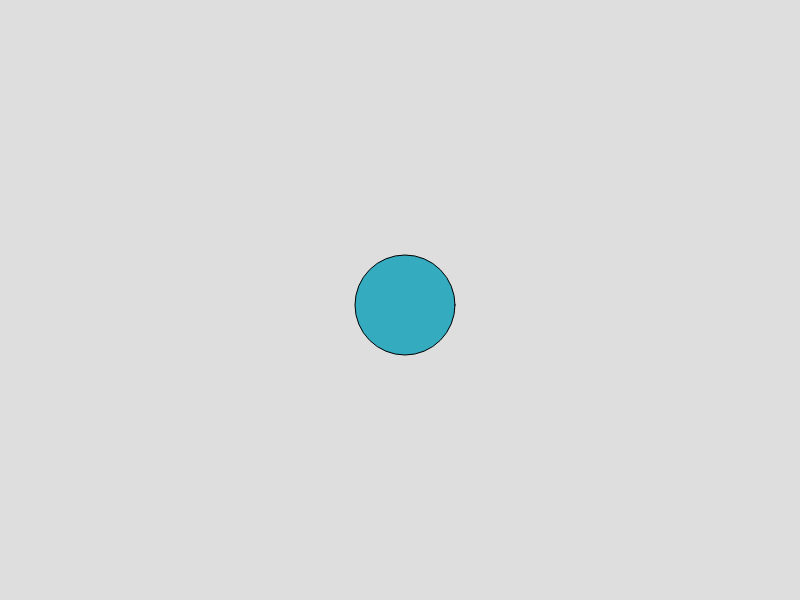
Frame 1 (no input)
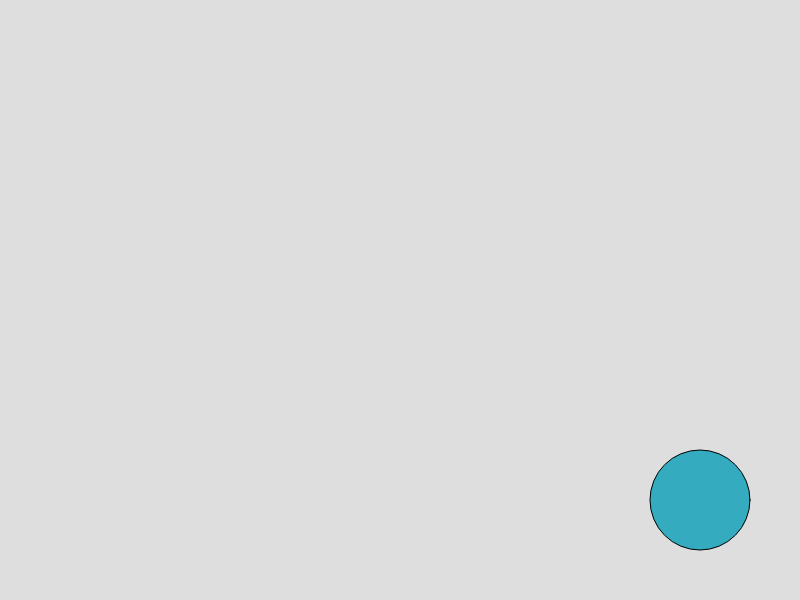
Frame 60 (no input)
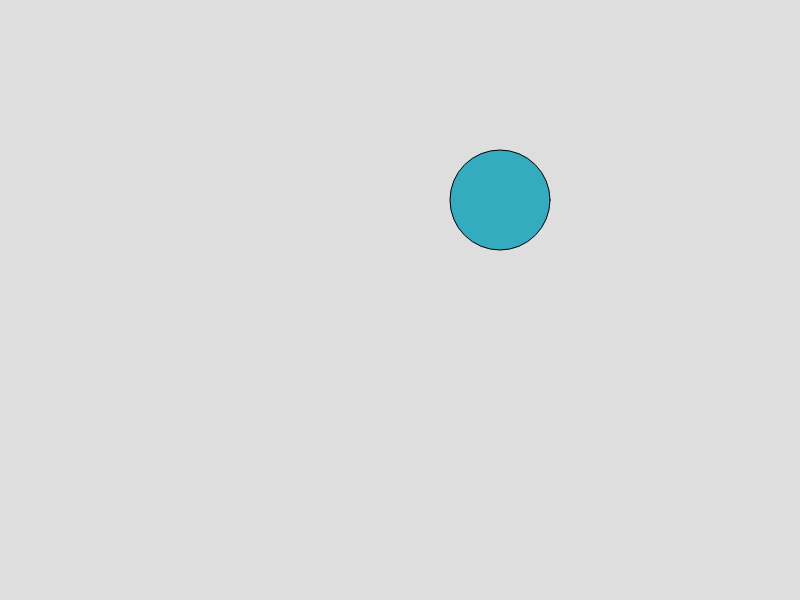
Frame 120 (the mouse pressed at the canvas centre since frame 60)

The p5.js sketch that drew these frames (run headless with seeded random() and noise() and a simulated clock; from frame 60 on, the mouse is pressed at the canvas centre):

// p5.js sketch
// ── sketch.js
// Les dimensions du canvas
const width = 800;
const height = 600;

//Notre modèle de balle
var ball = {
  x: width/2,
  y: height/2,
  vx : 5,
  vy : 5,
  radius: 50,
  col:  '#35abc0'
};

// Appelée une fois au début du programme (fournie par p5)
function setup() {
  //Créer le canvas (zone de peinte sur la page web)
  createCanvas(width, height);
  //Préparer le pot de peinture de la couleur de la balle
  fill(ball.col);
}


//Appelée en boucle (fournie par p5)
function draw() {
  
  //Repeindre le canvas à chaque frame
  background(222);
  
  //Détection des collisions avec les bords
  if(ball.x + ball.radius >= width || ball.x - ball.radius <= 0){
    //Faire rebondir la balle
    ball.vx = ball.vx * (-1);
  }
  
  if(ball.y + ball.radius >= height  || ball.y - ball.radius <= 0){
    //Faire rebondir la balle
    ball.vy = ball.vy * (-1);
  }
  
  //Faire avancer la balle
  ball.x = ball.x + ball.vx;
  ball.y = ball.y + ball.vy;
  
  //Dessiner la balle
  circle(ball.x, ball.y, ball.radius * 2);
}
